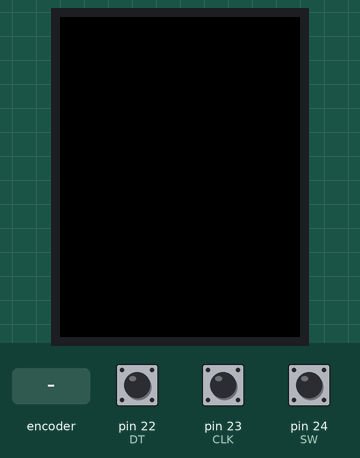
Recording of a sketch running on a simulated Arduino Mega 2560, built with avr-gcc and run on an emulated ATmega2560. On the bench: 240×320 colour display. The test bench sets the inputs (shaded band); at power-on: pin 24 (SW) HIGH, pin 22 (DT) HIGH, pin 23 (CLK) HIGH.

Above: at 1.4 s.
1.5 s: rotary encoder on pin 23 (CLK) / pin 22 (DT) turned 2 steps (second pin leading)
At 2.3 s:
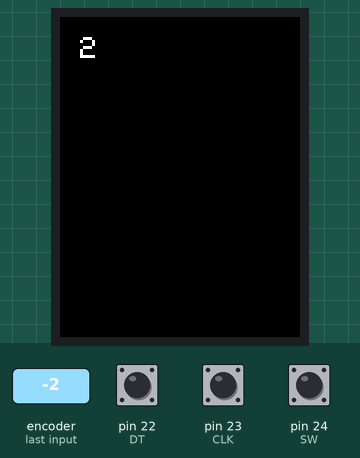
3.4 s: pin 24 (SW) pulled LOW for 3.2 s
At 6.1 s:
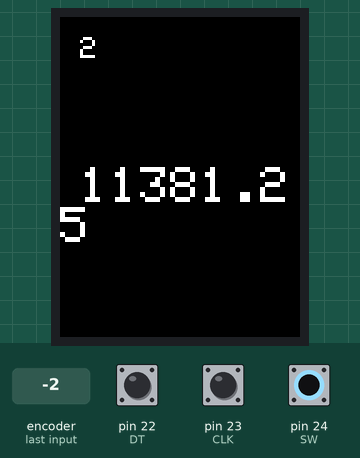
8.1 s: rotary encoder on pin 23 (CLK) / pin 22 (DT) turned 1 step (first pin leading)
At 8.6 s:
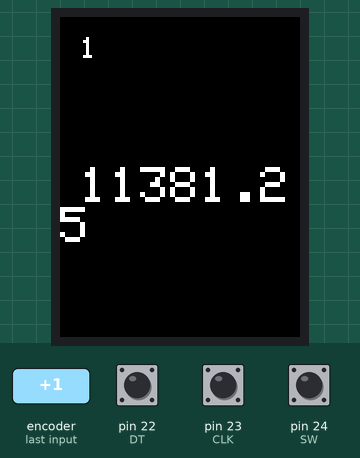
9.8 s: pin 24 (SW) pulled LOW for 1 s
At 11.8 s:
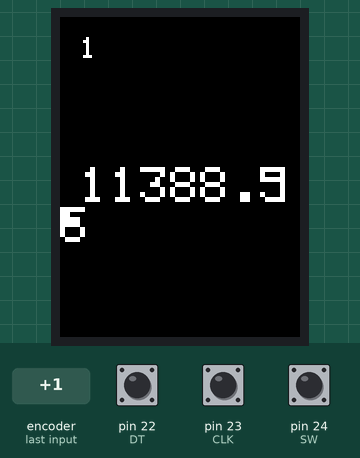
Timing chart, 0 to 13.3 s (numbered marks = the images above; inputs shaded):
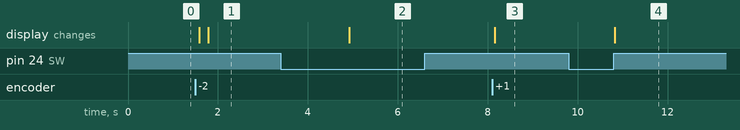

The sketch:

sketch.ino
```cpp
#include <MCUFRIEND_kbv.h>
#include <Adafruit_GFX.h>
#include <prediction.h>

Eloquent::ML::Port::LinearRegression regr;
MCUFRIEND_kbv tft;

#define WHITE 0xFFFF
#define BLACK 0x0000
#define CLK 23
#define DT 22
#define SW 24

int counter = 0;
int currentA;
int lastA;
int i = 0;
float input[3];

void setup() {
  tft.begin(tft.readID());
	pinMode(CLK,INPUT);
	pinMode(DT,INPUT);
  pinMode(SW, INPUT_PULLUP);

	Serial.begin(9600);

	lastA = digitalRead(CLK);
  tft.fillScreen(BLACK);
}

void loop() {

	currentA = digitalRead(CLK);


	if (currentA != lastA  && currentA == 1){


		if (digitalRead(DT) != currentA) {
      if (counter > 0){
			  counter --;
        tft.fillRect(20, 20, 100, 100, BLACK);
        tft.setTextSize(3);
        tft.setCursor(20, 20);
        tft.setTextColor(WHITE);
        tft.println(counter);
      }
		} else {
			if (counter < 100){
        counter ++;
        tft.fillRect(20, 20, 100, 100, BLACK);
        tft.setTextSize(3);
        tft.setCursor(20, 20);
        tft.setTextColor(WHITE);
        tft.println(counter);
      }
		}
	}

	lastA = currentA;

  if (digitalRead(SW) == LOW){
    if (i < 3){
      input[i] = (float)counter;
      i++;
    }
    delay(500);
  }
  if (i == 3){
    tft.fillRect(20, 150, 200, 100, BLACK);
    float predict = regr.predict(input);
    tft.setCursor(20, 150);
    tft.setTextColor(WHITE);
    tft.setTextSize(5);
    tft.println(predict);
    i = 0;
  }

	delay(1);
}
```

Measured:
- after the input at 1.5 s, the display: first changes after 0.09 s (image 1 shows a later state)
- after the input at 3.4 s, the display: changes after 1.5 s (image 2)
- after the input at 8.1 s, the display: changes after 0.06 s (image 3)
- after the input at 9.8 s, the display: changes after 1.0 s (image 4)
